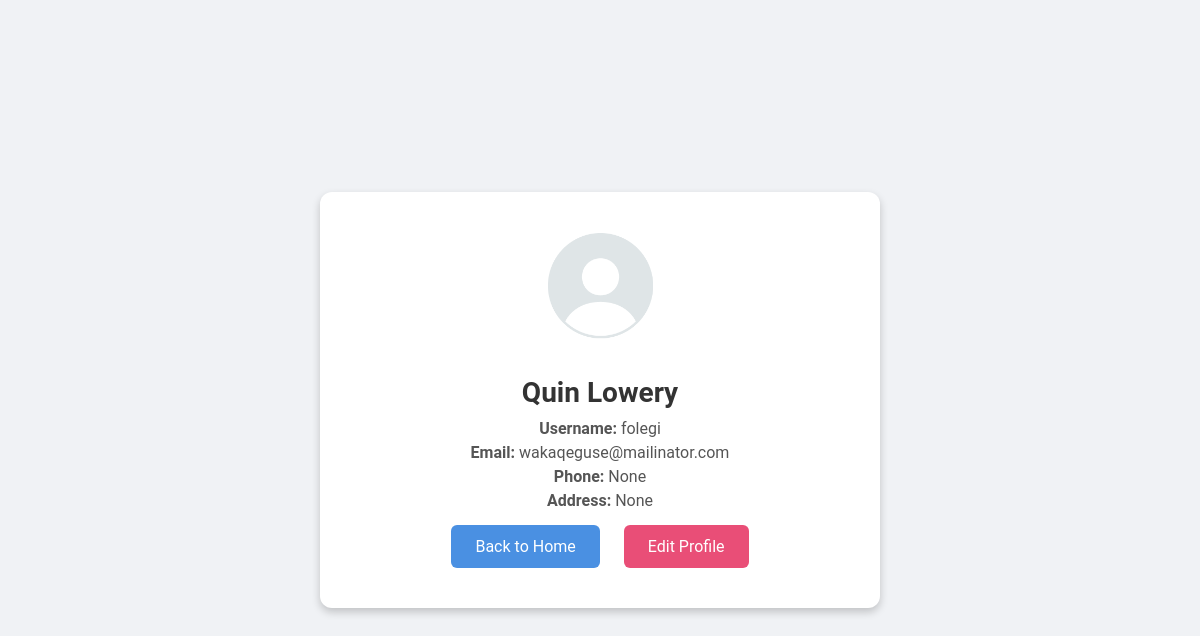
Page /user/profile/ (signed in) on the committed database.
### userauths/models.py (models this page shows, shortened)
class User(AbstractUser):
    first_name = models.CharField(max_length=255, null=True, blank=True)
    last_name = models.CharField(max_length=255, null=True, blank=True)
    username = models.CharField(max_length=255, unique=True, null=True, blank=True)
    email = models.EmailField(unique=True)
    USERNAME_FIELD = "email"
    REQUIRED_FIELDS = ['username']

class Profile(models.Model):
    user = models.OneToOneField(User, on_delete=models.CASCADE)
    cover_images = models.ImageField(upload_to='Images_Profile', null=True, blank=True, default='default.png')
    phone = models.CharField(max_length=200, null=True ,blank=True)
    address = models.CharField(max_length=200 ,null=True ,blank=True)
    verified = models.BooleanField(default=False)

### userauths/views.py (the view)
# urls.py: path('profile/', views.ProfileView.as_view(), name='profile'),
class ProfileView(DetailView):
    model = Profile
    template_name = 'userauths/profile.html'
    context_object_name = 'profile'
    def get_object(self, queryset=None):
        return get_object_or_404(Profile, user=self.request.user)

### userauths/templates/userauths/profile.html (shortened to what this page needs)
<!DOCTYPE html>
<html lang="en">
<head>
</head>
<body>
    <div class="container">
        {% if user.profile.cover_images.url %}
            <img src="{{ user.profile.cover_images.url }}" class="profile-img" alt="Cover Image">
        {% endif %}
        <h2>{{ user.first_name }} {{ user.last_name }}</h2>
        <p><strong>Username:</strong> {{ user.username }}</p>
        <p><strong>Email:</strong> {{ user.email }}</p>
        <p><strong>Phone:</strong> {{ profile.phone }}</p>
        <p><strong>Address:</strong> {{ profile.address }}</p>
        <a href="{% url 'book:book' %}" class="btn btn-secondary">Back to Home</a>
        <a href="{% url 'userauths:profile-edit' %}" class="btn btn-danger">Edit Profile</a>
    </div>
</body>
</html>

### userauths/templates/userauths/profile.html (style rules this page uses)
body { font-family: 'Roboto', sans-serif; background-color: #f0f2f5; margin: 0; padding: 0; display: flex; justify-content: center; align-items: center; height: 100vh; animation: fadeIn 1s ease-in; }
.container { background: #ffffff; border-radius: 12px; box-shadow: 0 4px 8px rgba(0,0,0,0.2); padding: 30px; max-width: 500px; width: 100%; text-align: center; animation: slideUp 1s ease-out; }
.profile-img { border-radius: 50%; width: 120px; height: 120px; object-fit: cover; margin-bottom: 20px; animation: zoomIn 1s ease-out; }
h2 { color: #333; font-size: 28px; margin: 10px 0; animation: fadeInUp 1s ease-out; }
p { color: #555; font-size: 16px; margin: 5px 0; animation: fadeInUp 1s ease-out; }
.btn { display: inline-block; padding: 12px 24px; color: #fff; text-decoration: none; border-radius: 6px; font-size: 16px; margin: 10px; transition: background-color 0.3s, transform 0.3s; }
.btn-secondary { background-color: #4a90e2; }
.btn-danger { background-color: #e94e77; }

### rows in the picture
User: profile.cover_images (placeholder picture), first_name "Quin", last_name "Lowery", username "folegi", email "wakaqeguse@mailinator.com"
Profile: phone "None", address "None"
